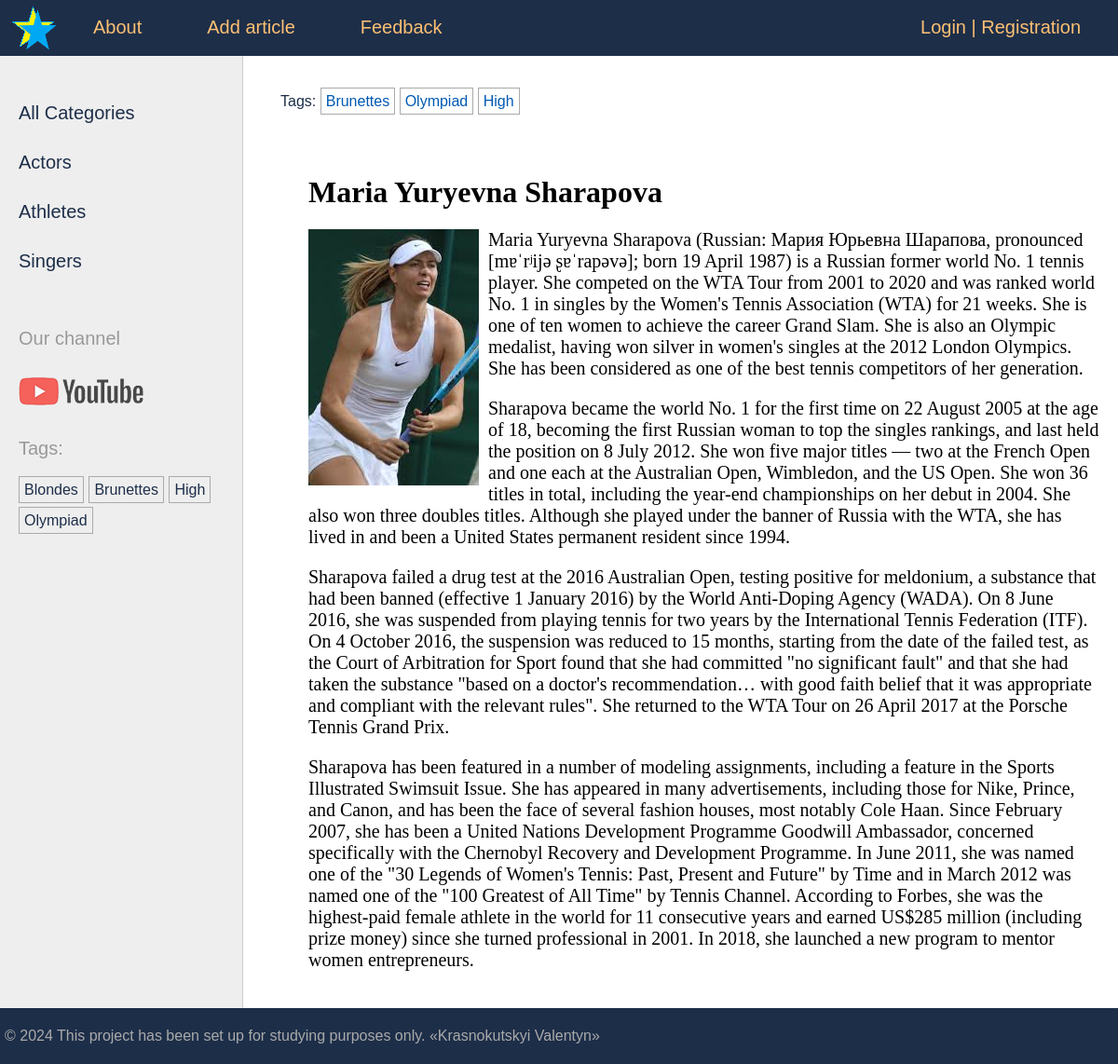
The app's page /post/maria-yuryevna-sharapova/ with its own data.
### stars/models.py (models this page shows, shortened)
class Category(models.Model):
    name = models.CharField(max_length=100, db_index=True, verbose_name='Category')  # Name of the category
    slug = models.SlugField(max_length=255, unique=True, db_index=True)  # Unique slug for URLs
    class Meta:
        verbose_name = 'Category'
        verbose_name_plural = 'Categories'
    def get_absolute_url(self):
        return reverse('category', kwargs={'cat_slug': self.slug})  # URL pattern for accessing a category detail view

class TagPost(models.Model):
    tag = models.CharField(max_length=100, db_index=True)  # Tag name
    slug = models.SlugField(max_length=255, unique=True, db_index=True)  # Unique slug for URLs
    def get_absolute_url(self):
        return reverse('tag', kwargs={'tag_slug': self.slug})  # URL pattern for accessing a tag detail view

class Stars(models.Model):
    class Status(models.IntegerChoices):
        DRAFT = 0, 'Draft'
        PUBLISHED = 1, 'Published'
    title = models.CharField(max_length=255, verbose_name='Title', validators=[
        MinLengthValidator(1, message='Minimum 1 characters'),
        MaxLengthValidator(50, message='Maximum 50 characters'),
                            ])  # Title of the star
    slug = models.SlugField(max_length=255, db_index=True, unique=True, verbose_name='Slug', validators=[
        MinLengthValidator(1, message='Minimum 1 characters'),
        MaxLengthValidator(50, message='Maximum 50 characters'),
                            ])  # Unique slug for URLs
    photo = models.ImageField(upload_to="photos/%Y/%m/%d/", default=None, blank=True, null=True, verbose_name="Photo")
    content = models.TextField(blank=True, verbose_name='Article text')  # Content of the star
    time_create = models.DateTimeField(auto_now_add=True, verbose_name='Time create')  # Date and time of creation
    time_update = models.DateTimeField(auto_now=True, verbose_name="Update time")  # Date and time of last update
    is_published = models.BooleanField(choices=tuple(map(lambda x: (bool(x[0]), x[1]), Status.choices)),
                                       default=Status.DRAFT, verbose_name='Status')  # Status of publication
    cat = models.ForeignKey('Category', on_delete=models.PROTECT, related_name='posts',
                            verbose_name='Category')  # Category of the star
    tags = models.ManyToManyField('TagPost', blank=True, related_name='tags',
                                  verbose_name='Tags')  # Tags associated with the star
    spouse = models.OneToOneField('Spouse', on_delete=models.SET_NULL,
                                  null=True, blank=True, related_name='star',
                                  verbose_name='Spouse')  # Spouse of the star
    author = models.ForeignKey(get_user_model(), on_delete=models.SET_NULL, related_name='posts', null=True,
                               default=None)  # Author of the article
    objects = models.Manager()
    published = PublishedModel()  # Custom manager for published stars
    class Meta:
        verbose_name = 'Star'
        verbose_name_plural = 'Stars'
        ordering = ['-time_create']  # Ordering stars by creation time in descending order
        indexes = [
            models.Index(fields=['-time_create']),  # Index for faster querying by creation time
        ]
    def __str__(self):
        return self.title

### stars/views.py (the view)
# urls.py: path('post/<slug:post_slug>/', views.ShowPost.as_view(), name='post'),
class ShowPost(DataMixin, DetailView):
    template_name = 'stars/post.html'  # Template name
    slug_url_kwarg = 'post_slug'  # URL parameter for getting the slug
    context_object_name = 'post'  # Context variable name
    def get_context_data(self, **kwargs):
        context = super().get_context_data(**kwargs)
        return self.get_mixin_context(context, title=context['post'])
    def get_object(self, queryset=None):  # Get the post object
        return get_object_or_404(Stars.published, slug=self.kwargs[self.slug_url_kwarg])  # Published post

### stars/models.py (called while the page is built)
    def get_queryset(self):
        return super().get_queryset().filter(is_published=Stars.Status.PUBLISHED)

### stars/templatetags/stars_tags.py (called while the page is built)
@register.inclusion_tag('stars/list_categories.html')
def show_categories(cat_selected_id=0):
    cats = Category.objects.annotate(total=Count("posts")).filter(total__gt=0)
    return {"cats": cats, "cat_selected": cat_selected_id}

@register.inclusion_tag('stars/list_tags.html')
def show_all_tags():
    return {"tags": TagPost.objects.annotate(total=Count("tags")).filter(total__gt=0)}

### stars/utils.py (called while the page is built)
    def get_mixin_context(self, context, **kwargs):
        context['cat_selected'] = None
        context.update(kwargs)
        return context

### users/context_processors.py (called while the page is built)
def get_stars_context(request):
    return {'mainmenu': menu}

### stars/templates/stars/post.html (shortened to what this page needs)
{% extends 'base.html' %}
{% block breadcrumbs %}
{% with post.tags.all as tags %}
{% if tags %}
<ul class="tags-list">
    <li>Tags:</li>
    {% for t in tags %}
    <li><a href="{{t.get_absolute_url}}">{{t.tag}}</a></li>
    {% endfor %}
</ul>
{% endif %}
{% endwith %}
{% endblock %}
{% block content %}
<h1>{{post.title}}</h1>
{% if post.photo %}
<p ><img class="img-article-left" src="{{post.photo.url}}"></p>
{% endif %}
{{post.content|linebreaks}}
{% endblock %}

### stars/templates/stars/list_categories.html
{% for cat in cats %}
         {% if cat.id == cat_selected %}
                   <li class="selected">{{cat.name}}</li>
         {% else %}
                   <li><a href="{{ cat.get_absolute_url }}">{{cat.name}}</a></li>
         {% endif %}
{% endfor %}

### stars/templates/stars/list_tags.html
{% if tags %}
    Tags:</p>
    <ul class="tags-list">
        {% for t in tags %}
        <li><a href="{{t.get_absolute_url}}">{{t.tag}}</a></li>
        {% endfor %}
    </ul>
{% endif %}

### stars/static/stars/css/styles.css (style rules this page uses)
html, body { font-family: 'Arial'; margin: 0; padding: 0; height: 100%; width: 100%; color: #1d2e49; }
a { color: #0059b2; text-decoration: none; }
img { max-width: 600px; height: auto; }
img.img-article-left { max-width: 300px; height: auto; float: left; padding: 0 10px 10px 0; }
.left-chapters ul { width: 230px; margin: 0; padding: 20px 10px 10px 20px; list-style: none; font-size: 20px; }
.left-chapters ul li { margin: 30px 0 0 0; color: #999; }
.left-chapters ul li a { color: #1d2e49; text-decoration: none; }
ul.tags-list { width: 100%; margin: 0; padding: 0; list-style: none; }
ul.tags-list li { margin: 0; padding: 0 0 10px; display: inline-block; }
ul.tags-list li a { padding: 5px; font-size: 16px; border: 1px solid #aaa; }
.content-text h1 { font-size: 32px; }

### records on screen
Category: name "Actors"
Category: name "Athletes"
Category: name "Singers"
TagPost: tag "Blondes"
TagPost: tag "Brunettes"
TagPost: tag "High"
TagPost: tag "Olympiad"
Stars: title "Maria Yuryevna Sharapova", photo (picture), content "Maria Yuryevna Sharapova (Russian: Мария Юрьевна Шарапова, pronounced [mɐˈrʲijə ʂɐˈrapəvə]; born 19 April 1987) is a Russian former world No. 1 tennis player. She competed on the WTA Tour from 2001 to 2020 and was ranked world No. 1 in singles by the Women's Tennis Association (WTA) for 21 weeks. She is one of ten women to achieve the career Grand Slam. She is also an Olympic medalist, having won silver in women's singles at the 2012 London Olympics. She has been considered as one of the best tennis competitors of her generation. Sharapova became the world No. 1 for the first time on 22 August 2005 at the age of 18, becoming the first Russian woman to top the singles rankings, and last held…"

### other values on screen
{{ m.title }} "About" "Add article" "Feedback"
